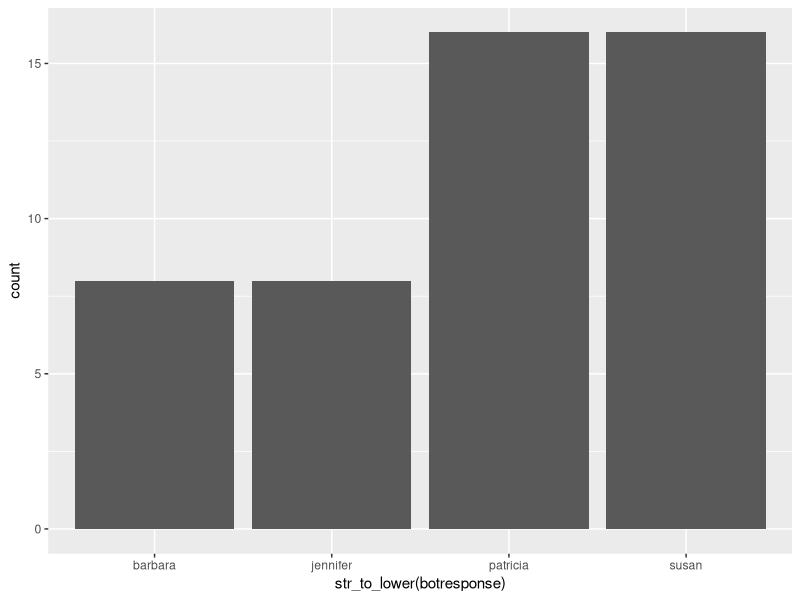
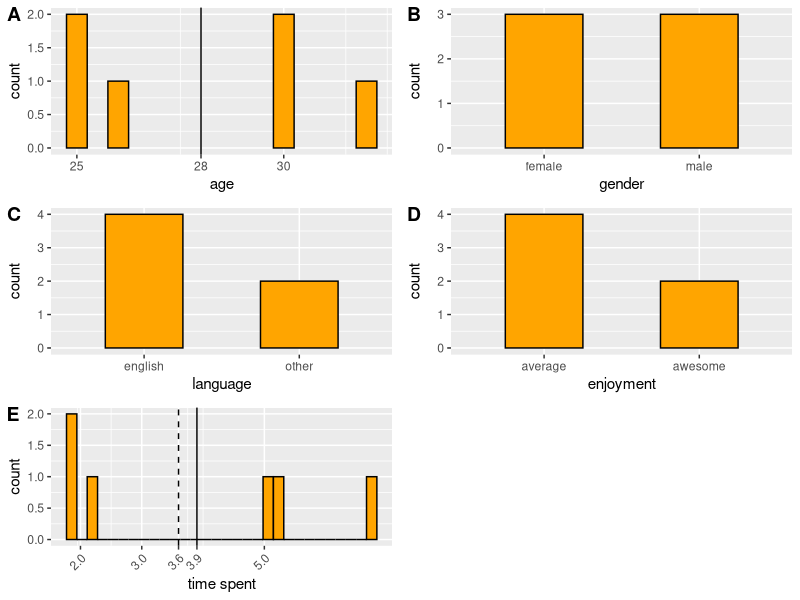
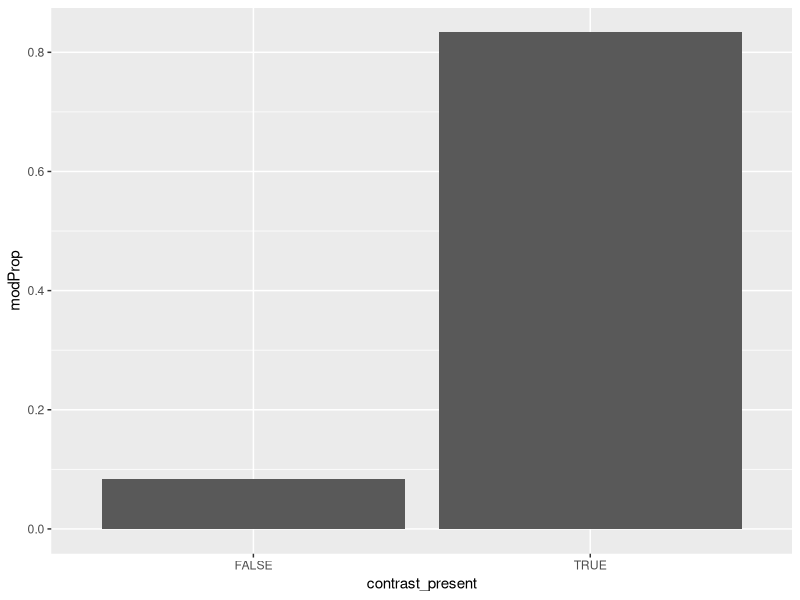
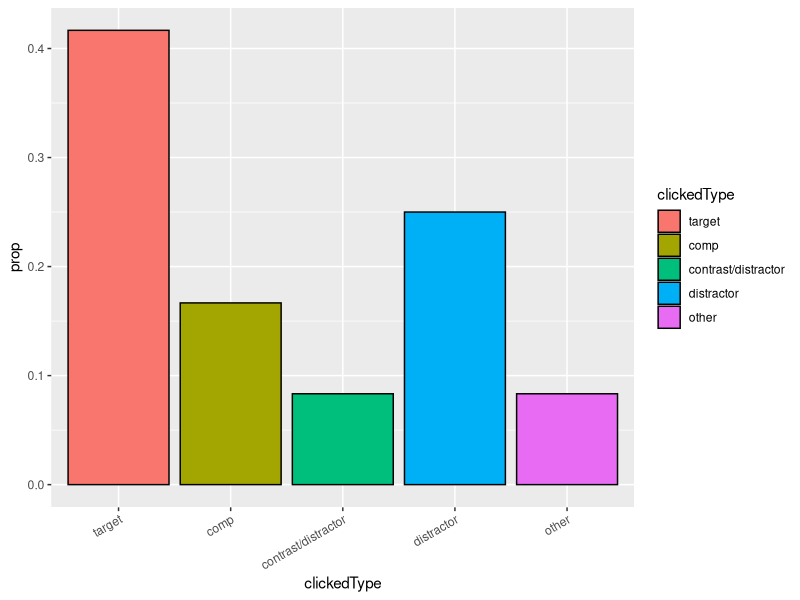
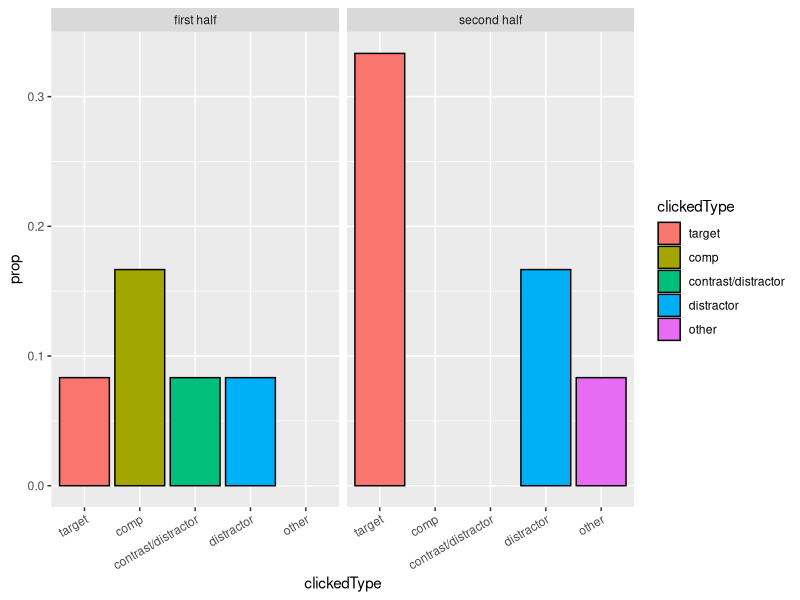
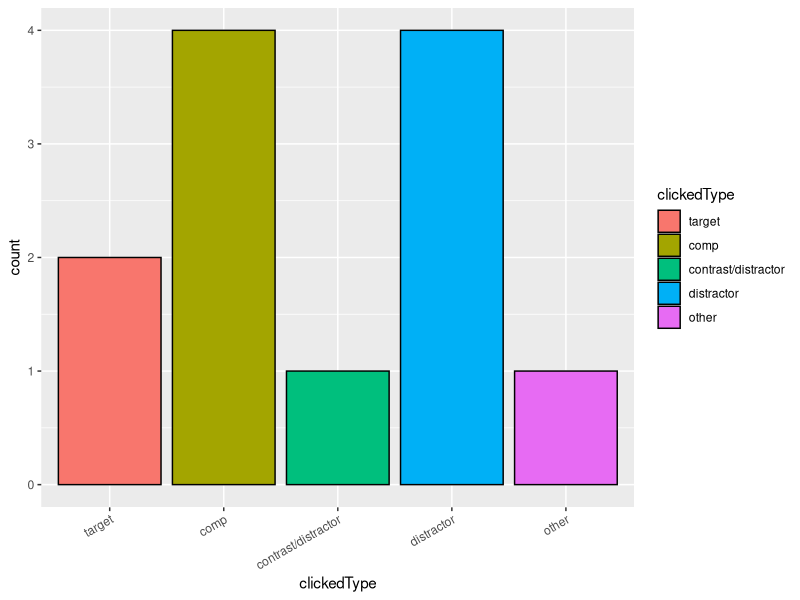
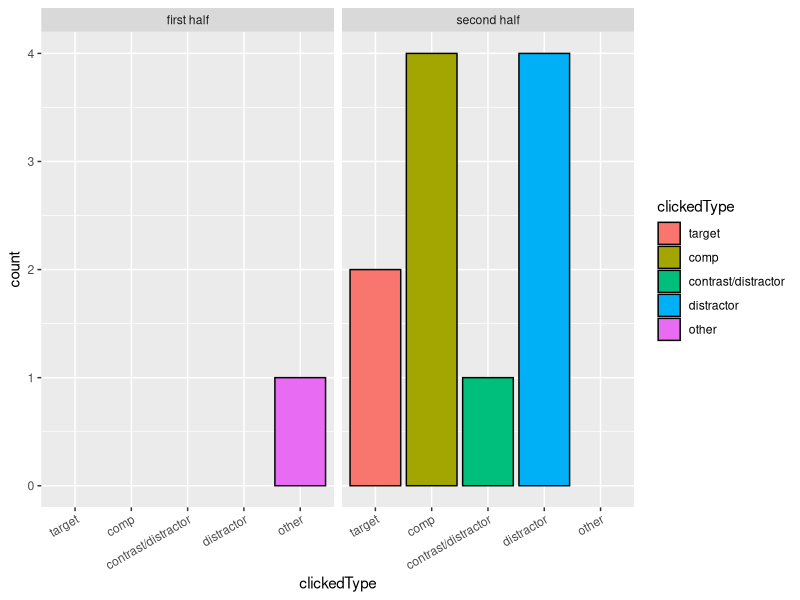
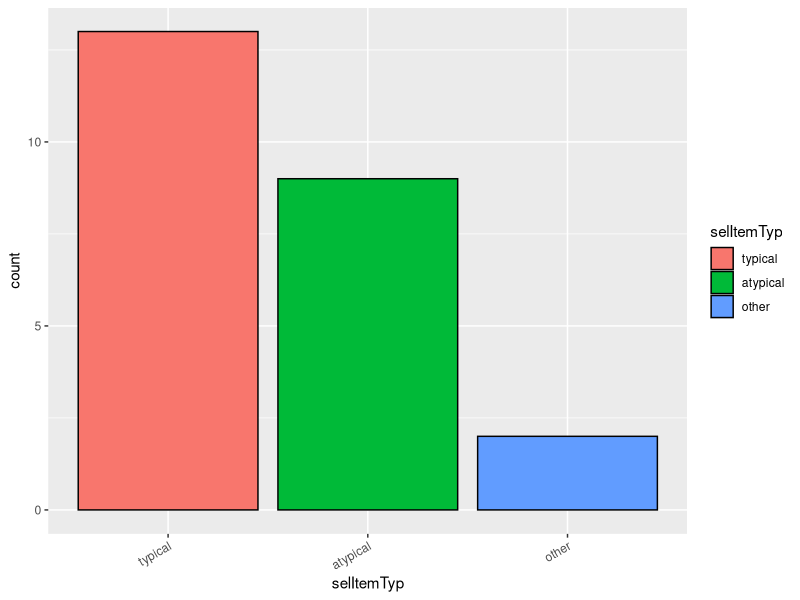

Reproduce these figures in R, in order.
## ---- chunk 1
knitr::opts_chunk$set(echo = TRUE)
## ---- chunk 2
library(cowplot)
library(plyr)
library(tidyverse)
library(here)

df_import = read_csv(here("data","03_comprehension","01_pilot","01_IDT","data.csv")) %>%
  # exclude test
  # weird filter property will exclude NAs
  filter(is.na(comments) | comments != "TEST")
## ---- chunk 3
ggplot(df_import,aes(x=str_to_lower(botresponse))) +
  geom_histogram(stat="count")
## ---- chunk 4

df_clean = df_import

# number of participants before exclusion (6)
length(unique(df_import$anon_worker_id))
# number of participants after exclusion (6)
length(unique(df_clean$anon_worker_id))


df = df_clean %>%
  select(-startDate,-botresponse,-HitCorrect)
## ---- chunk 5
# other info
engl_spellings = c("english", "englis", "eng", "engilsh", "englsh", "en")

df_subj = df_clean %>% 
  select(age,gender,languages,enjoyment,timeSpent,HitCorrect,comments,anon_worker_id) %>% 
  distinct() %>% 
  mutate_at(vars(languages), funs(str_to_lower(.))) %>% 
  mutate_at(vars(languages), funs(ifelse(. %in% engl_spellings, "english", .))) %>% 
  mutate(lang=ifelse(languages == "english","english","other")) %>% 
  mutate_at(vars(age), funs(as.integer(.))) %>% 
  mutate_at(vars(enjoyment), 
            funs(ifelse(.==1,"average",
                        ifelse(.==2,"awesome","other"))))

mean_age = round(mean(df_subj$age),digits = 1)
p_age = ggplot(df_subj,aes(x=age)) +
  geom_bar(width = .5,
           fill = "orange",
           color = "black") +
  geom_vline(xintercept= mean_age) +
  scale_x_continuous(breaks=c(25,30,35,mean_age))

p_gen = ggplot(df_subj,aes(x=gender)) +
  geom_bar(width = .5,
           fill = "orange",
           color = "black")

p_lang = ggplot(df_subj,aes(x=lang)) +
  geom_bar(width = .5,
           fill = "orange",
           color = "black") +
  xlab("language")
  # theme(axis.text.x = element_text(angle=45,hjust=1))

p_enj = ggplot(df_subj,aes(x=enjoyment)) +
  geom_bar(width = .5,
           fill = "orange",
           color = "black")

mean_time = round(mean(df_subj$timeSpent), digits = 1)
median_time = round(median(df_subj$timeSpent), digits = 1)
p_time = ggplot(df_subj,aes(x=timeSpent)) +
  geom_histogram(fill = "orange",
           color = "black") +
  geom_vline(xintercept=mean_time) +
  geom_vline(xintercept=median_time,linetype="dashed") +
  scale_x_continuous(breaks=c(median_time,mean_time,floor(0),floor(1),floor(2),floor(3),floor(5),floor(10))) +
  xlab("time spent") +
  theme(axis.text.x = element_text(angle = 45, hjust = 1))

plot_grid(p_age,p_gen,p_lang,p_enj,p_time, labels = "AUTO", ncol = 2, align = 'v')

## ---- chunk 6

df_practice = df %>% 
  filter(trial_type == "practice") %>% 
  select(condition,utterance,target,comp,contrast,distractor,pos1,pos2,pos3,pos4,anon_worker_id)

## ---- chunk 7

color = "yellow|red|green"

df_mod = df_practice %>% 
  mutate_at(vars(condition),funs(ifelse(. == "contrast_present", T, F))) %>% 
  rename(contrast_present = condition) %>% 
  mutate(modifier_use = str_detect(utterance,color))

# df_mod[!df_mod$modifier_use,c("utterance")]

df_modplot = df_mod %>% 
  group_by(contrast_present) %>% 
  summarize(modProp = sum(modifier_use)/n())

ggplot(df_modplot, aes(x=contrast_present, y=modProp)) +
  geom_col()

# one person said "red pepper when there was no contrast"
# 355645969470185 didn't care that there were contrasts and also identified bell pepper as apple (even though native language is reported as English) -- unreliable worker
## ---- chunk 8

df_main = df %>% 
  filter(trial_type == "critical" | trial_type == "filler") %>% 
  select(trial_type,refObject,context_id,condition,utterance,utterance_cat,target,comp,contrast,distractor,pos1,pos2,pos3,pos4,selectedItem_prior,selectedItem1,selectedItem2,reaction_time_prior,reaction_time1,reaction_time2,anon_worker_id,trial_number) %>%
  gather(timeStep_selec,selectedItem,selectedItem_prior,selectedItem1,selectedItem2) %>%
  mutate(clickedType = case_when(
    selectedItem == target ~ "target",
    selectedItem == comp ~ "comp",
    selectedItem == contrast  ~ "contrast/distractor",
    selectedItem == distractor ~ "distractor",
    TRUE ~ "other"
  )) %>% 
  # order them according to relevance for later plotting
  mutate_at(vars(clickedType), funs(factor(., levels=c("target", "comp", "contrast/distractor", "distractor", "other")))) %>% 
  mutate(contrast_present = str_detect(condition,"p")) %>% 
  mutate(trial_half = ifelse(trial_number < max(trial_number)/2, "first half", "second half"))

## ---- chunk 9

df_prior = df_main %>%
  filter(timeStep_selec == "selectedItem_prior")

## ---- chunk 10
# independent of typicality
# TODO: facet_wrap by condition!

df_prior_contrast = df_prior %>% 
  filter(contrast_present)

# prior distribution over all objects in the display from main and filler trials
# (would also be interesting to see trials after fillers where assumption was broken)
# "other" utterances are multiple selections -- also interesting to investigate
# does the number of multiple selections in one go decrease over time? (possibly because participants become more familiar with the task and the stimuli)
df_prior_contrast %>% 
  count(clickedType) %>% 
  mutate(prop = n/sum(n)) %>% 
  ggplot(aes(x=clickedType, y=prop, fill=clickedType)) + 
    geom_bar(stat="identity",position="dodge",color="black") +
    theme(axis.text.x = element_text(angle = 30, hjust = 1))

df_prior_contrast %>% 
  count(clickedType,trial_half) %>% 
  mutate(prop = n/sum(n)) %>%
  ggplot(aes(x=clickedType, y=prop, fill=clickedType)) + 
    geom_bar(stat="identity",position="dodge",color="black") +
    theme(axis.text.x = element_text(angle = 30, hjust = 1)) +
    facet_wrap(vars(trial_half))

## ---- chunk 11
# independent of typicality

df_prior_nocontrast = df_prior %>% 
  filter(!contrast_present)

# are the two objects with the same color (target and competitor) chosen more often than the other objects?
ggplot(df_prior_nocontrast, aes(x=clickedType, fill=clickedType)) + 
  geom_bar(stat="count",position="dodge",color="black") +
  theme(axis.text.x = element_text(angle = 30, hjust = 1))

ggplot(df_prior_nocontrast, aes(x=clickedType, fill=clickedType)) + 
  geom_bar(stat="count",position="dodge",color="black") +
  theme(axis.text.x = element_text(angle = 30, hjust = 1)) +
  facet_wrap(vars(trial_half))

## ---- chunk 12

typ_obj = c("yellow_banana","yellow_corn","red_strawberry")
atyp_obj = c("yellow_egg","yellow_strawberry","white_pumpkin","white_tomato","red_corn","red_broccoli")

df_prior_typicality = df_prior %>% 
  mutate(selItemTyp = ifelse(selectedItem %in% typ_obj, "typical", 
                             ifelse(selectedItem %in% atyp_obj, "atypical", "other"))) %>% 
  mutate_at(vars(selItemTyp), funs(factor(., levels=c("typical", "atypical", "other"))))

# is there a bias towards chosing the atypical object
ggplot(df_prior_typicality, aes(x=selItemTyp, fill=selItemTyp)) + 
  geom_bar(stat="count",position="dodge",color="black") +
  theme(axis.text.x = element_text(angle = 30, hjust = 1))

## ---- chunk 13
# clicks on target if contrast present > than clicks on target when contrast not present?
# to investigate this, we'll need the critical trials, modified utterances (all should be modified in critical trials anyways), and look at the second selected item (selItem1)

df_critical = df_main %>%
  filter(trial_type == "critical") %>% 
  filter(timeStep_selec == "selectedItem1") %>% 
  select(clickedType,contrast_present)
  

ggplot(df_critical, aes(x=clickedType, fill=contrast_present)) + 
  geom_bar(stat="count",position="dodge",color="black") +
  theme(axis.text.x = element_text(angle = 30, hjust = 1))
  # facet_wrap(vars(contrast_present))
## ---- chunk 14
# not sure that this analysis makes sense

df_rt = df_main %>% 
  gather(timeStep_rt, rt, reaction_time_prior, reaction_time1, reaction_time2) %>% 
  # mutate(rt_shortened = sapply(str_split(rt,","),tail,1)) %>%
  # mutate_at(vars(rt_shortened), funs(as.integer(.)))
  filter(!str_detect(rt,",")) %>%
  mutate_at(vars(rt), funs(as.integer(.)))
  

# missing values are the ones where there was an unmodified utterance and therefore there was no reaction_time2
ggplot(df_rt, aes(x=timeStep_rt, y=rt)) + 
  geom_point(alpha=0.5) +
  facet_wrap(vars(utterance_cat)) +
  # ylim(0,5000) +
  stat_summary(fun.y = "mean", colour = "red", size = 1, geom = "point") +
  stat_summary(fun.data = "mean_cl_boot", colour = "red", size = 1)
